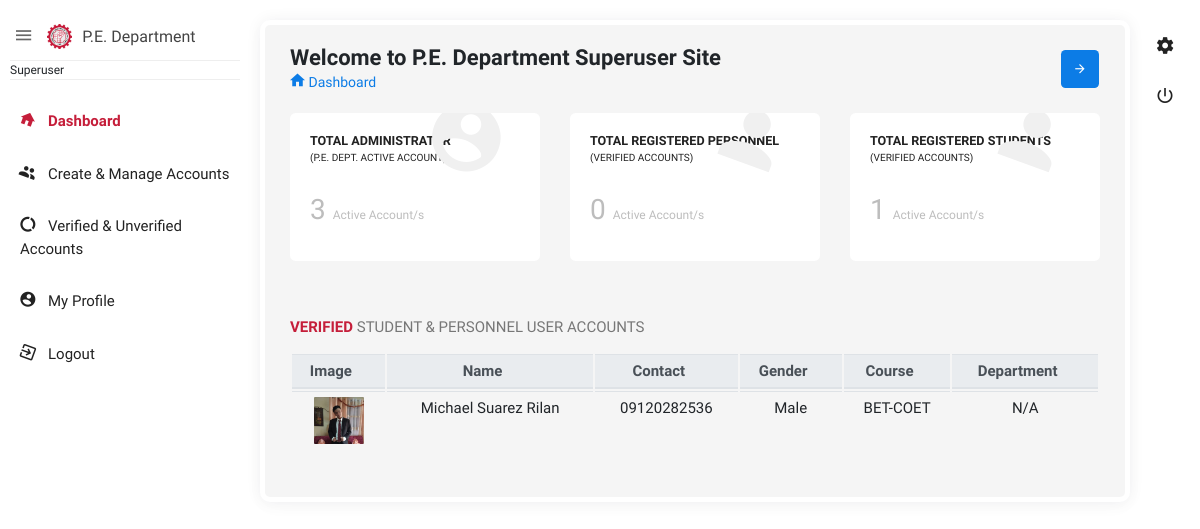
Page /admin/super_user/index.php on the earlier database version.
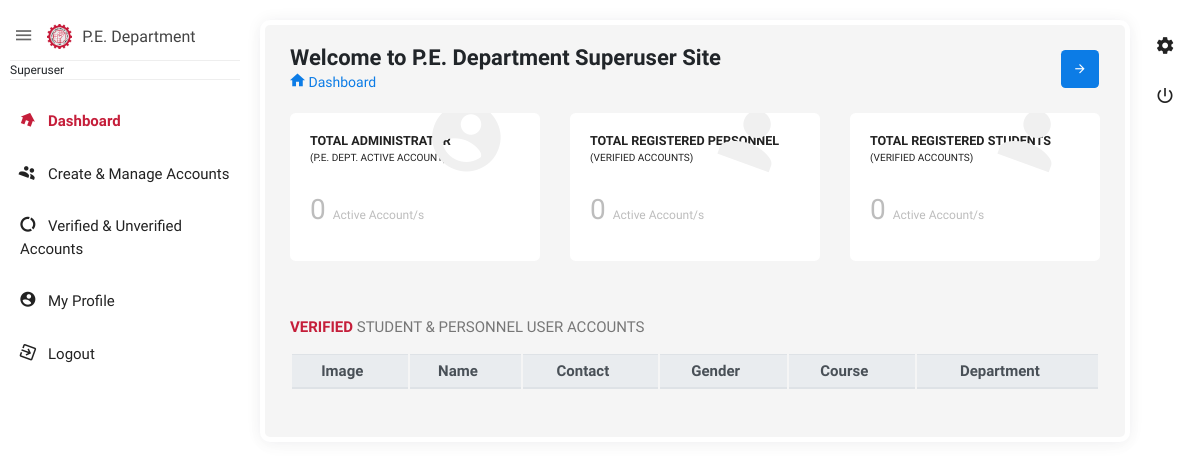
Same page on the later database version.
### tables this page shows
CREATE TABLE `registration` (
  `id` int(11) NOT NULL,
  `firstname` varchar(100) NOT NULL,
  `middlename` varchar(100) NOT NULL,
  `lastname` varchar(100) NOT NULL,
  `email` varchar(100) NOT NULL,
  `contact` varchar(100) NOT NULL,
  `gender` varchar(100) NOT NULL,
  `course` varchar(100) NOT NULL,
  `department` varchar(100) NOT NULL,
  `image` text NOT NULL,
  `password` varchar(100) NOT NULL,
  `qr` text NOT NULL,
  `users` varchar(100) NOT NULL,
  `otp` int(11) NOT NULL,
  `id_no` varchar(20) DEFAULT NULL,
  `qr_path` varchar(300) DEFAULT NULL,
  `status` varchar(100) NOT NULL
);

### admin/super_user/index.php (the view, shortened to what this page needs)
<?php
    include('connection.php');
?>
<!doctype html>
<html class="no-js " lang="en">
<head>
<link rel="stylesheet" href="assets/plugins/bootstrap/css/bootstrap.min.css">
<link rel="stylesheet" href="assets/plugins/fullcalendar/fullcalendar.min.css">
<link rel="stylesheet" href="assets/plugins/bootstrap-select/css/bootstrap-select.css" />
<link href="assets/plugins/bootstrap-material-datetimepicker/css/bootstrap-material-datetimepicker.css" rel="stylesheet" />
<link rel="stylesheet" href="assets/plugins/bootstrap-tagsinput/bootstrap-tagsinput.css">
<link href="assets/plugins/bootstrap-select/css/bootstrap-select.css" rel="stylesheet" />
<link rel="stylesheet" href="assets/plugins/jquery-datatable/dataTables.bootstrap4.min.css">
<link rel="stylesheet" href="assets/css/style.min.css">
<link rel="stylesheet" href="assets/plugins/sweetalert/sweetalert.css"/>
</head>
<body class="theme-blush">
<div class="navbar-right">
    <ul class="navbar-nav">
        <li><a href="javascript:void(0);" class="js-right-sidebar" title="Setting"><i class="zmdi zmdi-settings zmdi-hc-spin"></i></a></li>
        <li><a href="functions.php?logout" class="mega-menu" title="Sign Out"><i class="zmdi zmdi-power"></i></a></li>
    </ul>
</div>
<aside id="leftsidebar" class="sidebar">
    <div class="navbar-brand">
        <button class="btn-menu ls-toggle-btn" type="button"><i class="zmdi zmdi-menu"></i></button>
        <a href="index.php"><img src="assets/images/tuplogo.png" width="25" alt="Aero"><span class="m-l-10">P.E. Department</span></a>
    </div>
    <div class="menu">
        <ul class="list">
            <li>
                <div class="user-info">
                    <small>Superuser</small>
                </div>
            </li>
            <li class="active open"><a href="index.php"><i class="zmdi zmdi-home"></i><span>Dashboard</span></a></li>
            <li><a href="_createmanage.php"><i class="zmdi zmdi-accounts"></i><span>Create & Manage Accounts</span></a></li>
            <li><a href="_verifyunverify.php"><i class="zmdi zmdi-chart-donut"></i><span>Verified & Unverified Accounts</span></a></li>
            <li><a href="_profile.php"><i class="zmdi zmdi-account-circle"></i><span>My Profile</span></a></li>
            <li><a href="functions.php?logout"><i class="zmdi zmdi-sign-in"></i><span>Logout</span></a></li>
        </ul>
    </div>
</aside>
<section class="content">
    <div class="body_scroll">
        <div class="block-header">
            <div class="row">
                <div class="col-lg-7 col-md-6 col-sm-12">
                    <h2>Welcome to P.E. Department Superuser Site</h2>
                    <ul class="breadcrumb">
                        <li class="breadcrumb-item"><a href="index.php"><i class="zmdi zmdi-home"></i> Dashboard</a></li>
                    </ul>
                </div>
                <div class="col-lg-5 col-md-6 col-sm-12">
                    <button class="btn btn-primary btn-icon float-right right_icon_toggle_btn" type="button"><i class="zmdi zmdi-arrow-right"></i></button>
                </div>
            </div>
        </div>
        <div class="container-fluid">
            <div class="row clearfix">
                <div class="col-lg-4 col-md-6 col-sm-12">
                    <div class="card widget_2 big_icon zmdi-account-circle">
                        <div class="body">
                            <h6>Total Administrator <br><small>(P.E. Dept. Active Account)</small></h6>
                            <br>
                            <?php
                                $query = "SELECT * FROM admin WHERE status='Enabled'";
                                $result = mysqli_query($conn, $query);
                                $check_admin = mysqli_num_rows($result);
                            ?>
                            <h2><?php echo $check_admin; ?>  <small class="info">Active Account/s</small></h2>
                        </div>
                    </div>
                </div>
                <div class="col-lg-4 col-md-6 col-sm-12">
                    <div class="card widget_2 big_icon zmdi-account">
                        <div class="body">
                            <h6>Total Registered Personnel <br><small>(Verified Accounts)</small></h6>
                            <br>
                            <?php
                                $query = "SELECT * FROM registration WHERE users='Teacher' AND status='VERIFIED'";
                                $result = mysqli_query($conn, $query);
                                $check_personnel = mysqli_num_rows($result);
                            ?>
                            <h2><?php echo $check_personnel; ?>  <small class="info">Active Account/s</small></h2>
                        </div>
                    </div>
                </div>
                <div class="col-lg-4 col-md-6 col-sm-12">
                    <div class="card widget_2 big_icon zmdi-account">
                        <div class="body">
                            <h6>Total Registered Students <br><small>(Verified Accounts)</small></h6>
                            <br>
                            <?php
                                $query = "SELECT * FROM registration WHERE users='Student' AND status='VERIFIED'";
                                $result = mysqli_query($conn, $query);
                                $check_student = mysqli_num_rows($result);
                            ?>
                            <h2><?php echo $check_student ?> <small class="info">Active Account/s</small></h2>
                            </div>
                        </div>
                    </div>
                </div>
                <div class="row clearfix">
                    <div class="col-sm-12 col-md-12 col-lg-12">
                            <div class="card">
                                <div class="header">
                                    <h2><strong>Verified</strong> Student & Personnel User Accounts</h2>
                                </div>
                                <div class="table-responsive" style="text-align: center;">
                                <table class="table table-hover js-basic-example dataTable table-sm " id="table1">
                                    <thead class="thead-light">
                                        <tr>
                                            <th>Image</th>
                                            <th>Name</th>
                                            <th>Contact</th>
                                            <th>Gender</th>
                                            <th>Course</th>
                                            <th>Department</th>
                                        </tr>
                                    </thead>
                                    <tbody>
                                        <?php
                                            $query = "SELECT * FROM registration WHERE status='VERIFIED'";
                                            $result = mysqli_query($conn, $query);
                                            while ($row = mysqli_fetch_array($result)) {
                                        ?>
                                        <tr>
                                            <td><img src="../../<?php echo $row['image'] ?>" width="50px" alt=""></td>
                                            <td><?php echo $row['firstname'] ?> <?php echo $row['middlename'] ?> <?php echo $row['lastname'] ?></td>
                                            <td><?php echo $row['contact'] ?></td>
                                            <td><?php echo $row['gender'] ?></td>
                                            <td><?php echo $row['course'] ?></td>
                                            <td><?php echo $row['department'] ?></td>
                                        </tr>
                                        <?php } ?>
                                    </tbody>
                                </table>
                            </div>
                        </div>
                    </div>
                </div>
            </div>
        </div>
</section>
</body>
</html>

Differences in the rows shown:
removed registration: image (picture), firstname "Michael", middlename "Suarez", lastname "Rilan", contact "09120282536", gender "Male", course "BET-COET", department "N/A"
Other differences:
$check_admin: "3" → "0"
$check_student: "1" → "0"
